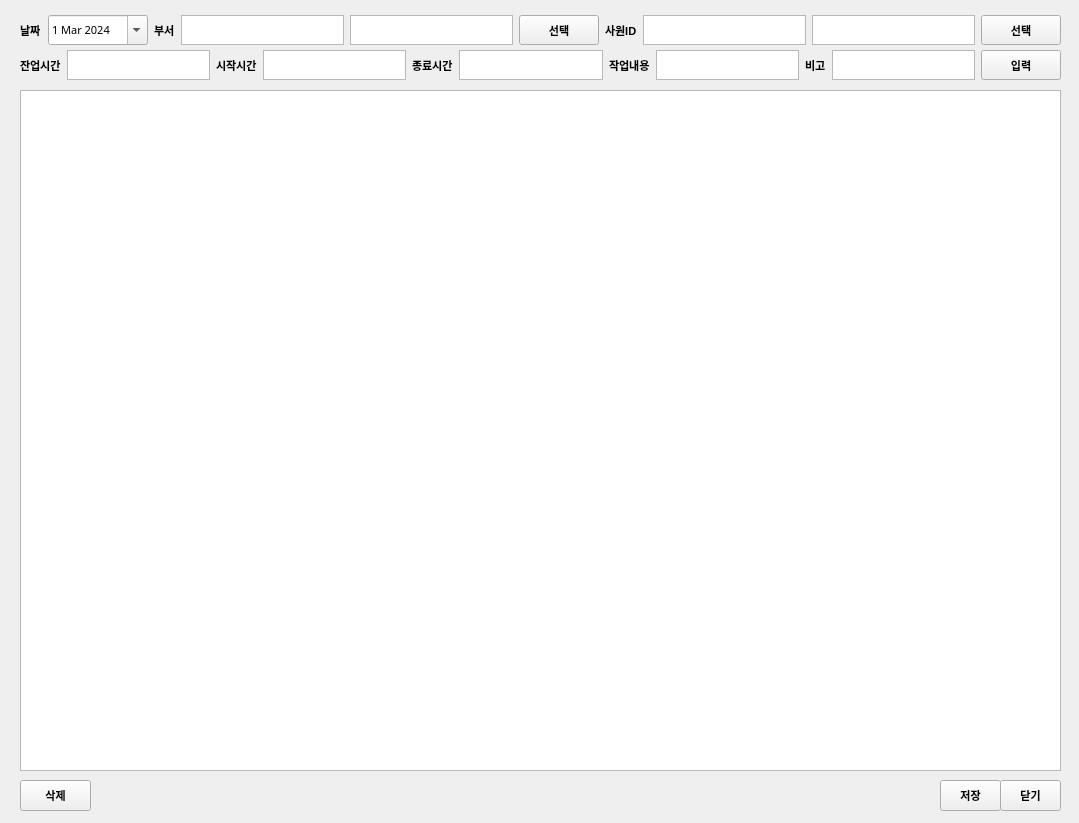
<?xml version="1.0" encoding="UTF-8"?>
<ui version="4.0">
 <class>win_upload_time</class>
 <widget class="QWidget" name="win_upload_time">
  <property name="geometry">
   <rect>
    <x>0</x>
    <y>0</y>
    <width>1079</width>
    <height>823</height>
   </rect>
  </property>
  <property name="windowTitle">
   <string>Form</string>
  </property>
  <widget class="QTableWidget" name="tbl_info">
   <property name="enabled">
    <bool>true</bool>
   </property>
   <property name="geometry">
    <rect>
     <x>20</x>
     <y>90</y>
     <width>1041</width>
     <height>681</height>
    </rect>
   </property>
   <property name="sizeAdjustPolicy">
    <enum>QAbstractScrollArea::AdjustToContents</enum>
   </property>
   <property name="dragEnabled">
    <bool>true</bool>
   </property>
   <property name="alternatingRowColors">
    <bool>true</bool>
   </property>
   <property name="selectionBehavior">
    <enum>QAbstractItemView::SelectRows</enum>
   </property>
   <property name="textElideMode">
    <enum>Qt::ElideMiddle</enum>
   </property>
   <attribute name="horizontalHeaderCascadingSectionResizes">
    <bool>true</bool>
   </attribute>
   <attribute name="horizontalHeaderShowSortIndicator" stdset="0">
    <bool>true</bool>
   </attribute>
   <attribute name="horizontalHeaderStretchLastSection">
    <bool>true</bool>
   </attribute>
   <attribute name="verticalHeaderCascadingSectionResizes">
    <bool>true</bool>
   </attribute>
   <attribute name="verticalHeaderStretchLastSection">
    <bool>false</bool>
   </attribute>
  </widget>
  <widget class="QPushButton" name="btn_close">
   <property name="geometry">
    <rect>
     <x>1000</x>
     <y>780</y>
     <width>61</width>
     <height>31</height>
    </rect>
   </property>
   <property name="font">
    <font>
     <family>Arial</family>
     <pointsize>8</pointsize>
     <weight>75</weight>
     <bold>true</bold>
    </font>
   </property>
   <property name="text">
    <string>닫기</string>
   </property>
  </widget>
  <widget class="QPushButton" name="btn_save">
   <property name="geometry">
    <rect>
     <x>940</x>
     <y>780</y>
     <width>61</width>
     <height>31</height>
    </rect>
   </property>
   <property name="font">
    <font>
     <family>Arial</family>
     <pointsize>8</pointsize>
     <weight>75</weight>
     <bold>true</bold>
    </font>
   </property>
   <property name="text">
    <string>저장</string>
   </property>
  </widget>
  <widget class="QPushButton" name="btn_delete">
   <property name="geometry">
    <rect>
     <x>20</x>
     <y>780</y>
     <width>71</width>
     <height>31</height>
    </rect>
   </property>
   <property name="font">
    <font>
     <family>Arial</family>
     <pointsize>8</pointsize>
     <weight>75</weight>
     <bold>true</bold>
    </font>
   </property>
   <property name="text">
    <string>삭제</string>
   </property>
  </widget>
  <widget class="QWidget" name="gridLayoutWidget">
   <property name="geometry">
    <rect>
     <x>20</x>
     <y>50</y>
     <width>1041</width>
     <height>32</height>
    </rect>
   </property>
   <layout class="QGridLayout" name="gridLayout">
    <property name="sizeConstraint">
     <enum>QLayout::SetMaximumSize</enum>
    </property>
    <item row="1" column="8">
     <widget class="QTextEdit" name="txt_detail">
      <property name="maximumSize">
       <size>
        <width>16777215</width>
        <height>30</height>
       </size>
      </property>
      <property name="font">
       <font>
        <family>맑은 고딕</family>
        <pointsize>10</pointsize>
        <weight>50</weight>
        <bold>false</bold>
       </font>
      </property>
      <property name="tabChangesFocus">
       <bool>true</bool>
      </property>
     </widget>
    </item>
    <item row="1" column="2">
     <widget class="QLabel" name="lbl_select_file_5">
      <property name="font">
       <font>
        <family>Arial</family>
        <pointsize>8</pointsize>
        <weight>75</weight>
        <bold>true</bold>
       </font>
      </property>
      <property name="text">
       <string>시작시간</string>
      </property>
     </widget>
    </item>
    <item row="1" column="4">
     <widget class="QLabel" name="lbl_select_file_6">
      <property name="font">
       <font>
        <family>Arial</family>
        <pointsize>8</pointsize>
        <weight>75</weight>
        <bold>true</bold>
       </font>
      </property>
      <property name="text">
       <string>종료시간</string>
      </property>
     </widget>
    </item>
    <item row="1" column="0">
     <widget class="QLabel" name="lbl_select_file_4">
      <property name="font">
       <font>
        <family>Arial</family>
        <pointsize>8</pointsize>
        <weight>75</weight>
        <bold>true</bold>
       </font>
      </property>
      <property name="text">
       <string>잔업시간</string>
      </property>
     </widget>
    </item>
    <item row="1" column="7">
     <widget class="QLabel" name="lbl_select_file_8">
      <property name="font">
       <font>
        <family>Arial</family>
        <pointsize>8</pointsize>
        <weight>75</weight>
        <bold>true</bold>
       </font>
      </property>
      <property name="text">
       <string>작업내용</string>
      </property>
     </widget>
    </item>
    <item row="1" column="11">
     <widget class="QPushButton" name="btn_input">
      <property name="maximumSize">
       <size>
        <width>16777215</width>
        <height>30</height>
       </size>
      </property>
      <property name="font">
       <font>
        <family>Arial</family>
        <pointsize>8</pointsize>
        <weight>75</weight>
        <bold>true</bold>
       </font>
      </property>
      <property name="text">
       <string>입력</string>
      </property>
     </widget>
    </item>
    <item row="1" column="9">
     <widget class="QLabel" name="lbl_select_file_9">
      <property name="font">
       <font>
        <family>Arial</family>
        <pointsize>8</pointsize>
        <weight>75</weight>
        <bold>true</bold>
       </font>
      </property>
      <property name="text">
       <string>비고</string>
      </property>
     </widget>
    </item>
    <item row="1" column="5">
     <widget class="QTextEdit" name="txt_to_time">
      <property name="enabled">
       <bool>true</bool>
      </property>
      <property name="maximumSize">
       <size>
        <width>16777215</width>
        <height>30</height>
       </size>
      </property>
      <property name="font">
       <font>
        <family>맑은 고딕</family>
        <pointsize>10</pointsize>
        <weight>50</weight>
        <bold>false</bold>
       </font>
      </property>
      <property name="lineWidth">
       <number>1</number>
      </property>
      <property name="midLineWidth">
       <number>0</number>
      </property>
      <property name="tabChangesFocus">
       <bool>true</bool>
      </property>
      <property name="readOnly">
       <bool>false</bool>
      </property>
     </widget>
    </item>
    <item row="1" column="3">
     <widget class="QTextEdit" name="txt_from_time">
      <property name="maximumSize">
       <size>
        <width>16777215</width>
        <height>30</height>
       </size>
      </property>
      <property name="font">
       <font>
        <family>맑은 고딕</family>
        <pointsize>10</pointsize>
        <weight>50</weight>
        <bold>false</bold>
       </font>
      </property>
      <property name="tabChangesFocus">
       <bool>true</bool>
      </property>
     </widget>
    </item>
    <item row="1" column="1">
     <widget class="QTextEdit" name="txt_overtime">
      <property name="maximumSize">
       <size>
        <width>16777215</width>
        <height>30</height>
       </size>
      </property>
      <property name="font">
       <font>
        <family>맑은 고딕</family>
        <pointsize>10</pointsize>
        <weight>50</weight>
        <bold>false</bold>
       </font>
      </property>
      <property name="tabChangesFocus">
       <bool>true</bool>
      </property>
     </widget>
    </item>
    <item row="1" column="10">
     <widget class="QTextEdit" name="txt_note">
      <property name="maximumSize">
       <size>
        <width>16777215</width>
        <height>30</height>
       </size>
      </property>
      <property name="font">
       <font>
        <family>맑은 고딕</family>
        <pointsize>10</pointsize>
        <weight>50</weight>
        <bold>false</bold>
       </font>
      </property>
      <property name="tabChangesFocus">
       <bool>true</bool>
      </property>
     </widget>
    </item>
   </layout>
  </widget>
  <widget class="QWidget" name="horizontalLayoutWidget">
   <property name="geometry">
    <rect>
     <x>20</x>
     <y>10</y>
     <width>1041</width>
     <height>41</height>
    </rect>
   </property>
   <layout class="QHBoxLayout" name="horizontalLayout">
    <item>
     <widget class="QLabel" name="lbl_select_file">
      <property name="font">
       <font>
        <family>Arial</family>
        <pointsize>8</pointsize>
        <weight>75</weight>
        <bold>true</bold>
       </font>
      </property>
      <property name="text">
       <string>날짜</string>
      </property>
     </widget>
    </item>
    <item>
     <widget class="QDateEdit" name="date">
      <property name="minimumSize">
       <size>
        <width>100</width>
        <height>0</height>
       </size>
      </property>
      <property name="maximumSize">
       <size>
        <width>100</width>
        <height>30</height>
       </size>
      </property>
      <property name="font">
       <font>
        <family>맑은 고딕</family>
        <pointsize>8</pointsize>
        <weight>50</weight>
        <bold>false</bold>
       </font>
      </property>
      <property name="dateTime">
       <datetime>
        <hour>0</hour>
        <minute>0</minute>
        <second>0</second>
        <year>2024</year>
        <month>3</month>
        <day>1</day>
       </datetime>
      </property>
      <property name="calendarPopup">
       <bool>true</bool>
      </property>
     </widget>
    </item>
    <item>
     <widget class="QLabel" name="lbl_select_file_2">
      <property name="font">
       <font>
        <family>Arial</family>
        <pointsize>8</pointsize>
        <weight>75</weight>
        <bold>true</bold>
       </font>
      </property>
      <property name="text">
       <string>부서</string>
      </property>
     </widget>
    </item>
    <item>
     <widget class="QTextEdit" name="txt_dept_id">
      <property name="enabled">
       <bool>true</bool>
      </property>
      <property name="maximumSize">
       <size>
        <width>16777215</width>
        <height>30</height>
       </size>
      </property>
      <property name="font">
       <font>
        <family>맑은 고딕</family>
        <pointsize>10</pointsize>
        <weight>50</weight>
        <bold>false</bold>
       </font>
      </property>
      <property name="lineWidth">
       <number>1</number>
      </property>
      <property name="midLineWidth">
       <number>0</number>
      </property>
      <property name="tabChangesFocus">
       <bool>true</bool>
      </property>
      <property name="readOnly">
       <bool>true</bool>
      </property>
      <property name="html">
       <string>&lt;!DOCTYPE HTML PUBLIC &quot;-//W3C//DTD HTML 4.0//EN&quot; &quot;http://www.w3.org/TR/REC-html40/strict.dtd&quot;&gt;
&lt;html&gt;&lt;head&gt;&lt;meta name=&quot;qrichtext&quot; content=&quot;1&quot; /&gt;&lt;style type=&quot;text/css&quot;&gt;
p, li { white-space: pre-wrap; }
&lt;/style&gt;&lt;/head&gt;&lt;body style=&quot; font-family:'맑은 고딕'; font-size:10pt; font-weight:400; font-style:normal;&quot;&gt;
&lt;p style=&quot;-qt-paragraph-type:empty; margin-top:0px; margin-bottom:0px; margin-left:0px; margin-right:0px; -qt-block-indent:0; text-indent:0px; font-weight:600;&quot;&gt;&lt;br /&gt;&lt;/p&gt;&lt;/body&gt;&lt;/html&gt;</string>
      </property>
     </widget>
    </item>
    <item>
     <widget class="QTextEdit" name="txt_dept_name">
      <property name="enabled">
       <bool>true</bool>
      </property>
      <property name="maximumSize">
       <size>
        <width>16777215</width>
        <height>30</height>
       </size>
      </property>
      <property name="font">
       <font>
        <family>맑은 고딕</family>
        <pointsize>10</pointsize>
        <weight>50</weight>
        <bold>false</bold>
       </font>
      </property>
      <property name="lineWidth">
       <number>1</number>
      </property>
      <property name="midLineWidth">
       <number>0</number>
      </property>
      <property name="tabChangesFocus">
       <bool>true</bool>
      </property>
      <property name="readOnly">
       <bool>true</bool>
      </property>
     </widget>
    </item>
    <item>
     <widget class="QPushButton" name="btn_select_dept">
      <property name="maximumSize">
       <size>
        <width>16777215</width>
        <height>30</height>
       </size>
      </property>
      <property name="font">
       <font>
        <family>Arial</family>
        <pointsize>8</pointsize>
        <weight>75</weight>
        <bold>true</bold>
       </font>
      </property>
      <property name="text">
       <string>선택</string>
      </property>
     </widget>
    </item>
    <item>
     <widget class="QLabel" name="lbl_select_file_3">
      <property name="font">
       <font>
        <family>Arial</family>
        <pointsize>8</pointsize>
        <weight>75</weight>
        <bold>true</bold>
       </font>
      </property>
      <property name="text">
       <string>사원ID</string>
      </property>
     </widget>
    </item>
    <item>
     <widget class="QTextEdit" name="txt_emp_id">
      <property name="enabled">
       <bool>true</bool>
      </property>
      <property name="maximumSize">
       <size>
        <width>16777215</width>
        <height>30</height>
       </size>
      </property>
      <property name="font">
       <font>
        <family>맑은 고딕</family>
        <pointsize>10</pointsize>
        <weight>50</weight>
        <bold>false</bold>
       </font>
      </property>
      <property name="lineWidth">
       <number>1</number>
      </property>
      <property name="midLineWidth">
       <number>0</number>
      </property>
      <property name="tabChangesFocus">
       <bool>true</bool>
      </property>
      <property name="readOnly">
       <bool>true</bool>
      </property>
     </widget>
    </item>
    <item>
     <widget class="QTextEdit" name="txt_emp_name">
      <property name="enabled">
       <bool>true</bool>
      </property>
      <property name="maximumSize">
       <size>
        <width>16777215</width>
        <height>30</height>
       </size>
      </property>
      <property name="font">
       <font>
        <family>맑은 고딕</family>
        <pointsize>10</pointsize>
        <weight>50</weight>
        <bold>false</bold>
       </font>
      </property>
      <property name="layoutDirection">
       <enum>Qt::LeftToRight</enum>
      </property>
      <property name="autoFillBackground">
       <bool>false</bool>
      </property>
      <property name="lineWidth">
       <number>1</number>
      </property>
      <property name="midLineWidth">
       <number>0</number>
      </property>
      <property name="tabChangesFocus">
       <bool>true</bool>
      </property>
      <property name="readOnly">
       <bool>true</bool>
      </property>
      <property name="cursorWidth">
       <number>-2</number>
      </property>
     </widget>
    </item>
    <item>
     <widget class="QPushButton" name="btn_select_emp">
      <property name="maximumSize">
       <size>
        <width>16777215</width>
        <height>30</height>
       </size>
      </property>
      <property name="font">
       <font>
        <family>Arial</family>
        <pointsize>8</pointsize>
        <weight>75</weight>
        <bold>true</bold>
       </font>
      </property>
      <property name="text">
       <string>선택</string>
      </property>
     </widget>
    </item>
   </layout>
  </widget>
 </widget>
 <tabstops>
  <tabstop>txt_overtime</tabstop>
  <tabstop>txt_from_time</tabstop>
  <tabstop>txt_to_time</tabstop>
  <tabstop>txt_detail</tabstop>
  <tabstop>txt_note</tabstop>
  <tabstop>btn_input</tabstop>
  <tabstop>tbl_info</tabstop>
  <tabstop>btn_delete</tabstop>
  <tabstop>btn_save</tabstop>
  <tabstop>btn_close</tabstop>
 </tabstops>
 <resources/>
 <connections/>
</ui>
